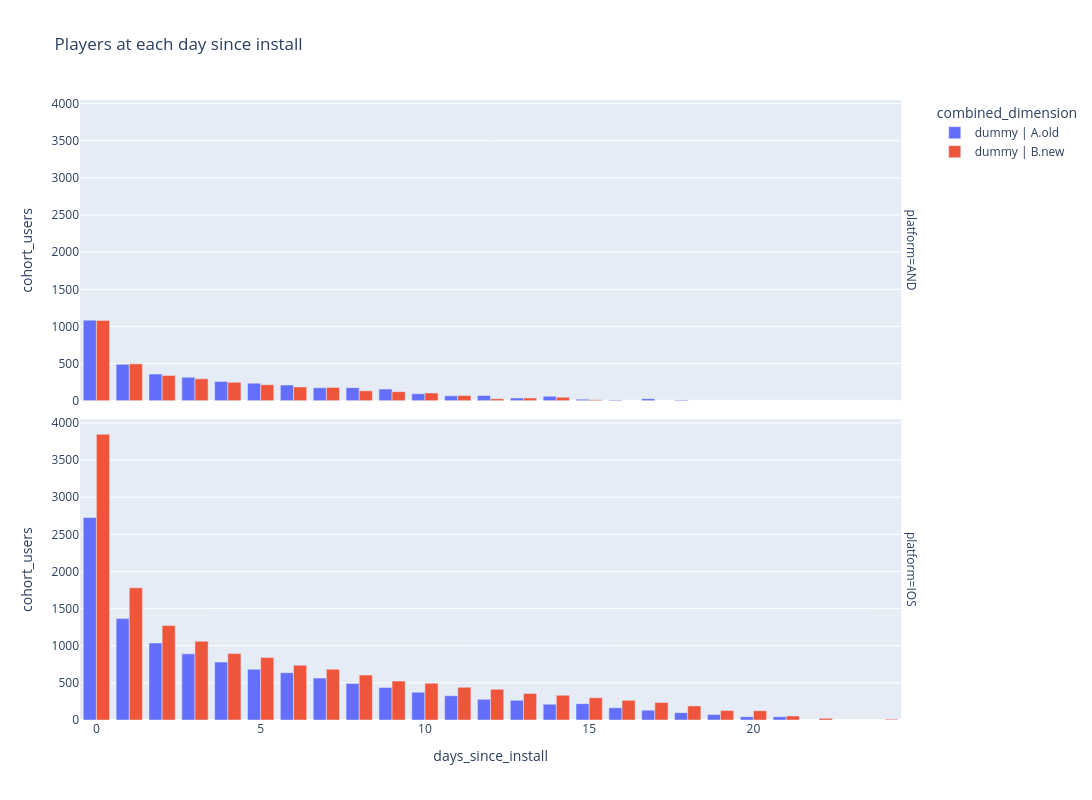

Write notebook code for a chart like this one.
### Code cell
# hide-output
# Bar chart: surviving cohort size at each day since install by FTUE group
fig = px.bar(pl_ftue_max_level_agg, 
              x='days_since_install', 
              y='cohort_users',
              color='combined_dimension',
              title='Players at each day since install',
              facet_row='platform',
              width=1200,
              height=800,
              barmode='group',
              hover_data={'weighted_avg_max_level': True, 'cohort_users': True},)

fig.show()

### Figure 1 — Plotly figure (JSON) as saved in the notebook; plotly's stock layout.template omitted (floating-point values rounded to 4 significant figures)
{"data": [{"alignmentgroup": "True", "customdata": [[3.24], [5.609], [7.632], [8.818], [11.06], [12.15], [12.04], [12.66], [12.94], [12.71], [14.72], [15.95], [15.86], [16.71], [16.98], [18.3], [18.75], [18.78], [18.0]], "hovertemplate": "combined_dimension=dummy | A.old<br>platform=AND<br>days_since_install=%{x}<br>cohort_users=%{y}<br>weighted_avg_max_level=%{customdata[0]}<extra></extra>", "legendgroup": "dummy | A.old", "marker": {"color": "#636efa", "pattern": {"shape": ""}}, "name": "dummy | A.old", "offsetgroup": "dummy | A.old", "orientation": "v", "showlegend": true, "textposition": "auto", "type": "bar", "x": [0, 1, 2, 3, 4, 5, 6, 7, 8, 9, 10, 11, 12, 13, 14, 15, 16, 17, 18], "xaxis": "x2", "y": [1085, 490, 359, 315, 260, 236, 211, 173, 176, 156, 94, 66, 70, 37, 60, 21, 10, 27, 11], "yaxis": "y2"}, {"alignmentgroup": "True", "customdata": [[3.385], [5.333], [6.665], [7.609], [8.474], [9.41], [10.09], [10.65], [11.28], [11.99], [12.54], [13.27], [14.16], [14.39], [14.62], [15.15], [16.16], [16.63], [17.16], [17.54], [18.74], [18.47]], "hovertemplate": "combined_dimension=dummy | A.old<br>platform=IOS<br>days_since_install=%{x}<br>cohort_users=%{y}<br>weighted_avg_max_level=%{customdata[0]}<extra></extra>", "legendgroup": "dummy | A.old", "marker": {"color": "#636efa", "pattern": {"shape": ""}}, "name": "dummy | A.old", "offsetgroup": "dummy | A.old", "orientation": "v", "showlegend": false, "textposition": "auto", "type": "bar", "x": [0, 1, 2, 3, 4, 5, 6, 7, 8, 9, 10, 11, 12, 13, 14, 15, 16, 17, 18, 19, 20, 21], "xaxis": "x", "y": [2727, 1366, 1037, 891, 780, 683, 637, 564, 491, 437, 375, 327, 278, 265, 213, 220, 165, 132, 99, 73, 45, 44], "yaxis": "y"}, {"alignmentgroup": "True", "customdata": [[3.233], [5.197], [6.788], [8.296], [9.225], [10.39], [10.94], [10.42], [11.5], [12.59], [12.43], [14.41], [17.7], [17.73], [18.75], [21.77]], "hovertemplate": "combined_dimension=dummy | B.new<br>platform=AND<br>days_since_install=%{x}<br>cohort_users=%{y}<br>weighted_avg_max_level=%{customdata[0]}<extra></extra>", "legendgroup": "dummy | B.new", "marker": {"color": "#EF553B", "pattern": {"shape": ""}}, "name": "dummy | B.new", "offsetgroup": "dummy | B.new", "orientation": "v", "showlegend": true, "textposition": "auto", "type": "bar", "x": [0, 1, 2, 3, 4, 5, 6, 7, 8, 9, 10, 11, 12, 13, 14, 15], "xaxis": "x2", "y": [1081, 496, 341, 294, 247, 215, 185, 179, 133, 122, 104, 71, 26, 37, 45, 12], "yaxis": "y2"}, {"alignmentgroup": "True", "customdata": [[3.312], [5.142], [6.484], [7.393], [8.424], [8.954], [9.506], [9.871], [10.37], [11.03], [11.34], [11.91], [11.96], [12.7], [12.79], [13.2], [13.81], [14.38], [14.87], [15.11], [15.72], [16.73], [16.82], [18.39]], "hovertemplate": "combined_dimension=dummy | B.new<br>platform=IOS<br>days_since_install=%{x}<br>cohort_users=%{y}<br>weighted_avg_max_level=%{customdata[0]}<extra></extra>", "legendgroup": "dummy | B.new", "marker": {"color": "#EF553B", "pattern": {"shape": ""}}, "name": "dummy | B.new", "offsetgroup": "dummy | B.new", "orientation": "v", "showlegend": false, "textposition": "auto", "type": "bar", "x": [0, 1, 2, 3, 4, 5, 6, 7, 8, 9, 10, 11, 12, 13, 14, 15, 16, 17, 18, 19, 20, 21, 22, 24], "xaxis": "x", "y": [3847, 1780, 1272, 1060, 894, 841, 737, 683, 605, 525, 495, 440, 413, 357, 333, 300, 265, 237, 190, 127, 125, 54, 22, 10], "yaxis": "y"}], "layout": {"annotations": [{"font": {}, "showarrow": false, "text": "platform=IOS", "textangle": 90, "x": 0.98, "xanchor": "left", "xref": "paper", "y": 0.2425, "yanchor": "middle", "yref": "paper"}, {"font": {}, "showarrow": false, "text": "platform=AND", "textangle": 90, "x": 0.98, "xanchor": "left", "xref": "paper", "y": 0.7575, "yanchor": "middle", "yref": "paper"}], "barmode": "group", "height": 800, "legend": {"title": {"text": "combined_dimension"}, "tracegroupgap": 0}, "title": {"text": "Players at each day since install"}, "width": 1200, "xaxis": {"anchor": "y", "domain": [0, 0.98], "title": {"text": "days_since_install"}}, "xaxis2": {"anchor": "y2", "domain": [0, 0.98], "matches": "x", "showticklabels": false}, "yaxis": {"anchor": "x", "domain": [0, 0.485], "title": {"text": "cohort_users"}}, "yaxis2": {"anchor": "x2", "domain": [0.515, 1], "matches": "y", "title": {"text": "cohort_users"}}}}
